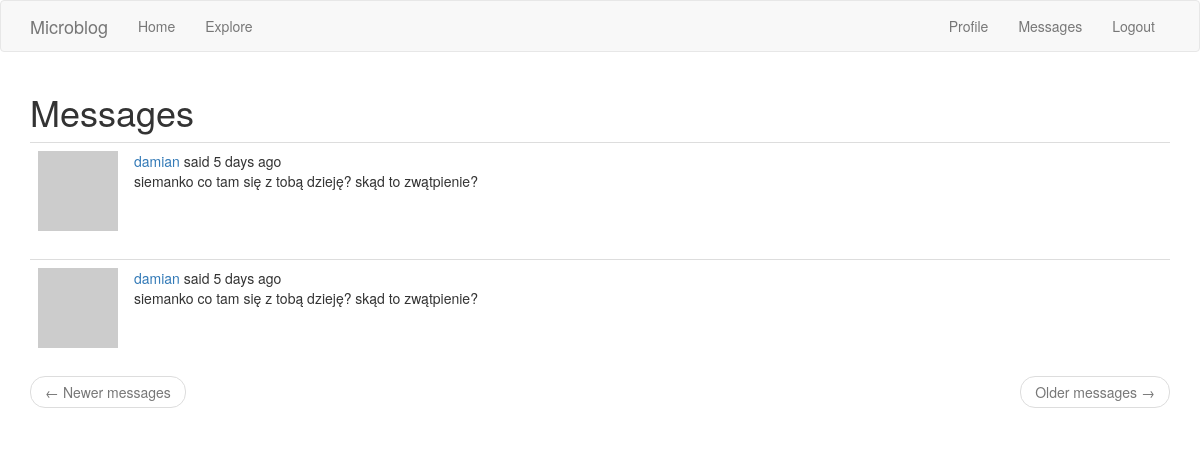
Before: /messages (signed in) with the older database file.
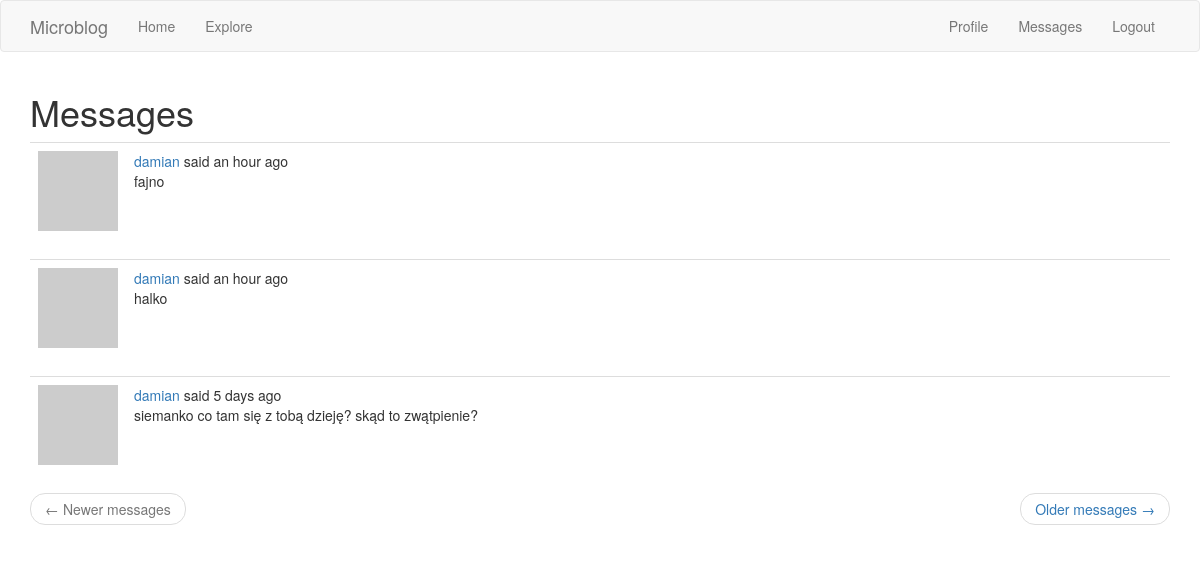
After: the same page with the newer database file.
### app/models.py (models this page shows, shortened)
class Message(db.Model):
    id = db.Column(db.Integer, primary_key=True)
    sender_id = db.Column(db.Integer, db.ForeignKey('user.id'))
    recipient_id = db.Column(db.Integer, db.ForeignKey('user.id'))
    body = db.Column(db.String(200))
    timestamp = db.Column(db.DateTime, index=True, default=datetime.utcnow)

### app/routes.py (the view)
@app.route('/messages')
@login_required
def messages():
    current_user.last_message_read_time = datetime.utcnow()
    db.session.commit()
    page = request.args.get('page', 1, type=int)
    messages = current_user.messages_received.order_by(
        Message.timestamp.desc()).paginate(
            page, app.config['POSTS_PER_PAGE'], False)
    next_url = url_for('messages', page=messages.next_num) \
        if messages.has_next else None
    prev_url = url_for('messages', page=messages.prev_num) \
        if messages.has_prev else None
    return render_template('messages.html', messages=messages.items,
                           next_url=next_url, prev_url=prev_url)

### app/models.py (called while the page is built)
@login.user_loader
def load_user(id):
    return User.query.get(int(id))

    def avatar(self, size):
        digest = md5(self.email.lower().encode('utf-8')).hexdigest()
        return 'https://www.gravatar.com/avatar/{}?d=identicon&s={}'.format(
            digest, size)

    def new_messages(self):
        last_read_time = self.last_message_read_time or datetime(1900, 1, 1)
        return Message.query.filter_by(recipient=self).filter(
            Message.timestamp > last_read_time).count()

### app/routes.py (called while the page is built)
@app.before_request
def before_request():
    if current_user.is_authenticated:
        current_user.last_seen = datetime.utcnow()
        db.session.commit()
    g.locale = str(get_locale())

### app/templates/messages.html
{% extends "base.html" %}
{% block app_content %}
    <h1>{{ _('Messages') }}</h1>
    {% for post in messages %}
        {% include '_post.html' %}
    {% endfor %}
    <nav aria-label="...">
        <ul class="pager">
            <li class="previous{% if not prev_url %} disabled{% endif %}">
                <a href="{{ prev_url or '#' }}">
                    <span aria-hidden="true">&larr;</span> {{ _('Newer messages') }}
                </a>
            </li>
            <li class="next{% if not next_url %} disabled{% endif %}">
                <a href="{{ next_url or '#' }}">
                    {{ _('Older messages') }} <span aria-hidden="true">&rarr;</span>
                </a>
            </li>
        </ul>
    </nav>
{% endblock %}

### app/templates/_post.html (shortened to what this page needs)
    <table class="table table-hover">
        <tr>
            <td width="70px">
                <a href="{{ url_for('user', username=post.author.username) }}">
                    <img src="{{ post.author.avatar(70) }}" />
                </a>
            </td>
            <td>
                {{ _('%(username)s said %(when)s',
                    username=user_link, when=moment(post.timestamp).fromNow()) }}
                <br>
                {{ post.body }}
            </td>
        </tr>
    </table>

Changed rows visible on the page:
no longer on this page (row unchanged): Message: body "siemanko co tam się z tobą dzieję? skąd to zwątpienie?"
added Message: body "fajno"
added Message: body "halko"
